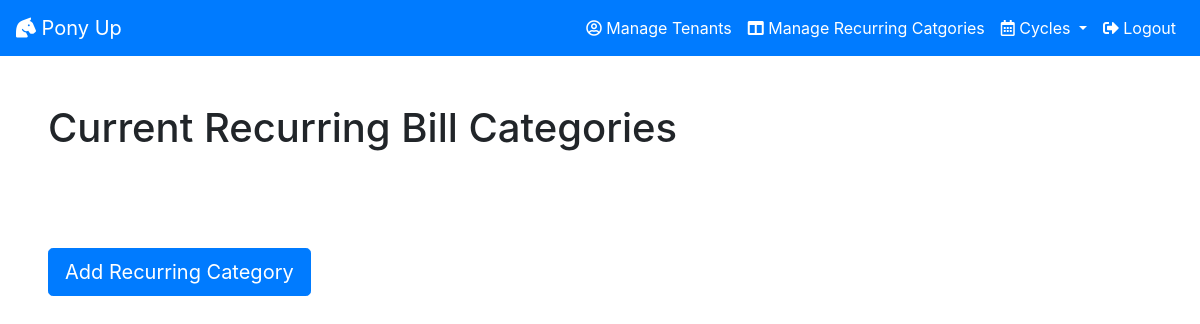
The app's page /recurring/ (signed in), older data.
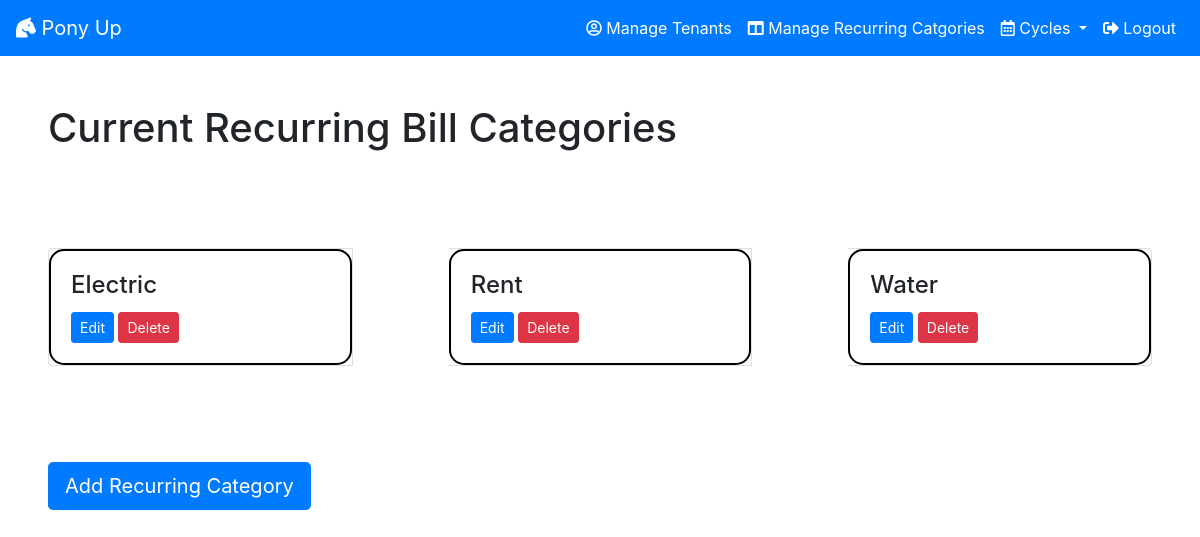
The same page, newer data.
### cycles/models.py (models this page shows, shortened)
class Recurring(models.Model):
    name = models.CharField(max_length=100)
    deletedOn = models.DateField(default=None, null=True)
    manager = models.ForeignKey(User, on_delete=models.CASCADE)

### cycles/views/recurringlist.py (the view)
# urls.py: path("recurring/", views.recurringlist, name="recurringlist"),
def recurringlist(request):
    managerId = request.user.id
    recurrings = Recurring.objects.filter(manager=managerId)
    context = {'recurrings': recurrings}
    return render(request, 'cycles/recurringlist.html', context)

### cycles/templates/cycles/recurringlist.html (shortened to what this page needs)
{% extends "cycles/index.html" %}
{% block content %}
<h1 class="m-5">Current Recurring Bill Categories</h1>
<div class='card-group'>
    {% for recurring in recurrings %}
    {% if recurring.deletedOn is None %}
    <div class="card m-5">
        <div class='card-body tenantCard'>
                <h4 class="card-title">{{ recurring.name }}</h4>
                <a href="{% url 'cycles:editRecurringForm' recurring.id %}"><button
                        class="btn btn-primary btn-sm">Edit</button></a>
                <a href="{% url 'cycles:deleteRecurring' recurring.id %}"><button
                        class="btn btn-danger btn-sm">Delete</button></a>
        </div>
    </div>
    {% endif %}
    {% endfor %}
</div>
<a href="{% url 'cycles:addRecurringForm' %}"><button class="btn btn-primary btn-lg m-5">Add Recurring
        Category</button></a>
{% endblock %}

Row changes from the older to the newer data that the page shows:
now on this page (row edited): Recurring: name "Electric"
now on this page (row edited): Recurring: name "Rent"
now on this page (row edited): Recurring: name "Water"
